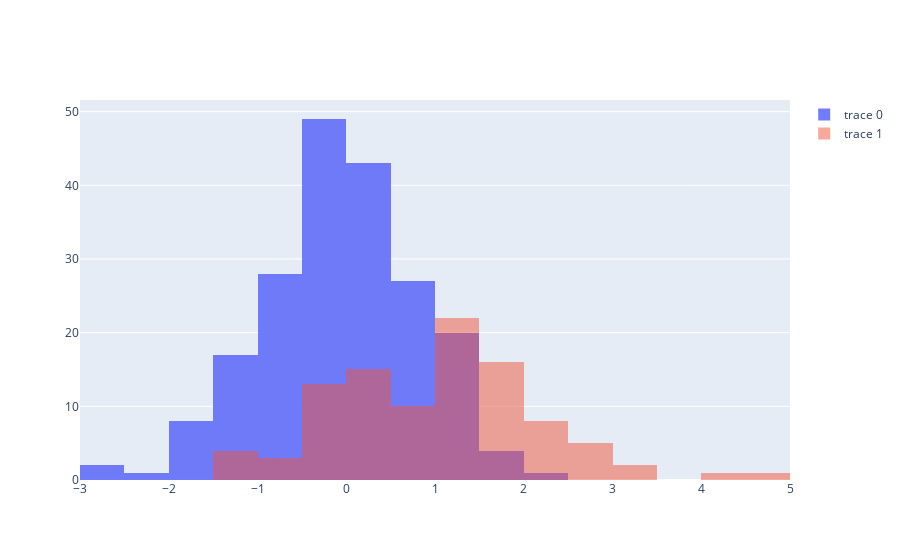

Notebook cell for this chart:
### Code cell
fig = go.Figure(data=data, 
                layout=layout)

offline.iplot(fig)
